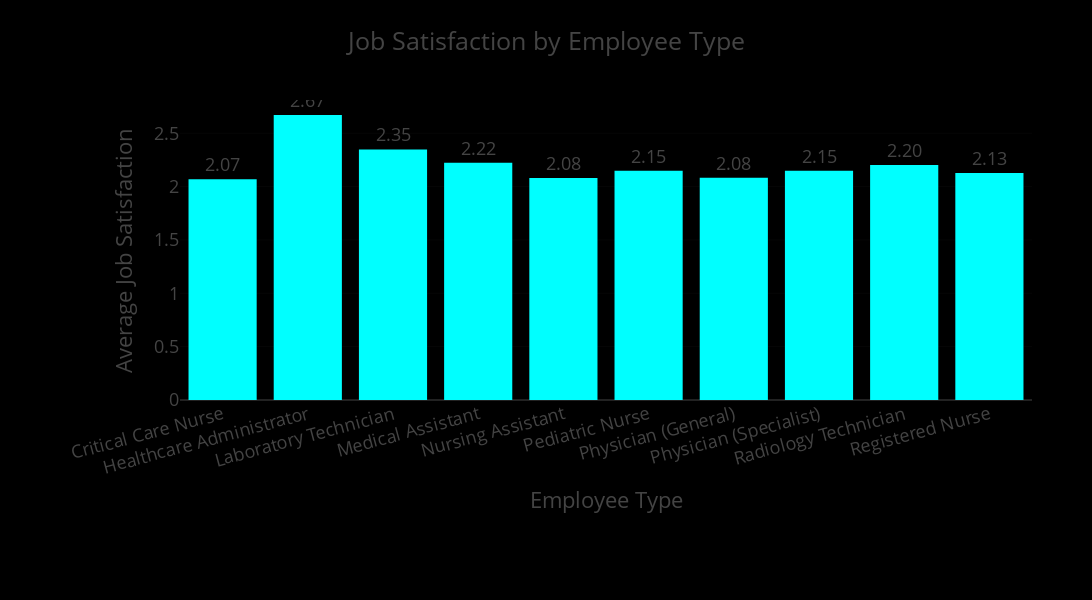

The notebook cell this image was saved under:
### Markdown cell above
## visualization: Job Satisfaction by Employee Type
This analysis examines how job satisfaction varies across different employee types within the healthcare workforce. After reading the dataset from the processed directory, the data was grouped by the Employee Type column, and the mean job satisfaction score was calculated for each group. A bar chart was then created using Plotly Express to visualize these averages. The chart clearly displays employee types along the x-axis and their corresponding average satisfaction levels on the y-axis. Numeric labels are shown above each bar for easy interpretation, and a dark-themed layout enhances visual appeal. The chart was formatted with a horizontal margin and tilted x-axis labels to avoid overlap. This visualization helps highlight which employee categories report higher or lower levels of satisfaction, offering useful insights for workforce well-being and HR planning. The results were prepared for export to multiple formats, supporting reporting and presentation use.

### Code cell
!pip install -U kaleido
import os
# Define the path to the dataset
file_path = os.path.join(processed_dir, "Healthcare Workforce Mental Health Dataset.csv")

# Read the dataset
mental_health_df = pd.read_csv(file_path)

# Group by 'Employee Type' and calculate average 'Job Satisfaction'
avg_satisfaction_by_type = mental_health_df.groupby('Employee Type')['Job Satisfaction'].mean().reset_index()

# Create the bar chart
fig = px.bar(
    avg_satisfaction_by_type,
    x='Employee Type',
    y='Job Satisfaction',
    title='Job Satisfaction by Employee Type',
    labels={
        'Job Satisfaction': 'Average Job Satisfaction',
        'Employee Type': 'Employee Type'
    },
    color_discrete_sequence=['#00ffff'],
    text='Job Satisfaction'
)

# Improve layout and appearance
fig.update_traces(
    texttemplate='%{text:.2f}',
    textposition='outside'
)

fig.update_layout(
    template='presentation',
    legend_title=dict(text='Income Level'),
    xaxis_title='Employee Type',
    yaxis_title='Average Job Satisfaction',
    xaxis_tickangle=-15,
    
    width=1500,
    height=600,
    margin=dict(l=180, r=60, t=100, b=200),
    paper_bgcolor='rgb(0, 0, 0)',
    plot_bgcolor='rgb(0, 0, 0)'
)

fig.show()

# Write outputs
os.makedirs(results_dir, exist_ok=True)
fig.write_image(os.path.join(results_dir, 'Jobsatisfaction_by_employee Type.jpg,'))
fig.write_image(os.path.join(results_dir, 'Jobsatisfaction_by_employee Type.png'))
fig.write_html(os.path.join(results_dir, 'Jobsatisfaction_by_employee Type.html'))

### Figure 1 — Plotly figure (JSON) as saved in the notebook; plotly's stock layout.template omitted (floating-point values rounded to 4 significant figures)
{"data": [{"alignmentgroup": "True", "hovertemplate": "Employee Type=%{x}<br>Average Job Satisfaction=%{text}<extra></extra>", "legendgroup": "", "marker": {"color": "#00ffff", "pattern": {"shape": ""}}, "name": "", "offsetgroup": "", "orientation": "v", "showlegend": false, "text": [2.068, 2.671, 2.347, 2.222, 2.08, 2.149, 2.083, 2.149, 2.202, 2.128], "textposition": "outside", "texttemplate": "%{text:.2f}", "type": "bar", "x": ["Critical Care Nurse", "Healthcare Administrator", "Laboratory Technician", "Medical Assistant", "Nursing Assistant", "Pediatric Nurse", "Physician (General)", "Physician (Specialist)", "Radiology Technician", "Registered Nurse"], "xaxis": "x", "y": [2.068, 2.671, 2.347, 2.222, 2.08, 2.149, 2.083, 2.149, 2.202, 2.128], "yaxis": "y"}], "layout": {"barmode": "relative", "height": 600, "legend": {"title": {"text": "Income Level"}, "tracegroupgap": 0}, "margin": {"b": 200, "l": 180, "r": 60, "t": 100}, "paper_bgcolor": "rgb(0, 0, 0)", "plot_bgcolor": "rgb(0, 0, 0)", "title": {"text": "Job Satisfaction by Employee Type"}, "width": 1500, "xaxis": {"anchor": "y", "autorange": true, "domain": [0, 1], "range": [-0.5, 9.5], "tickangle": -15, "title": {"text": "Employee Type"}, "type": "category"}, "yaxis": {"anchor": "x", "autorange": true, "domain": [0, 1], "range": [0, 2.811], "title": {"text": "Average Job Satisfaction"}, "type": "linear"}}}
